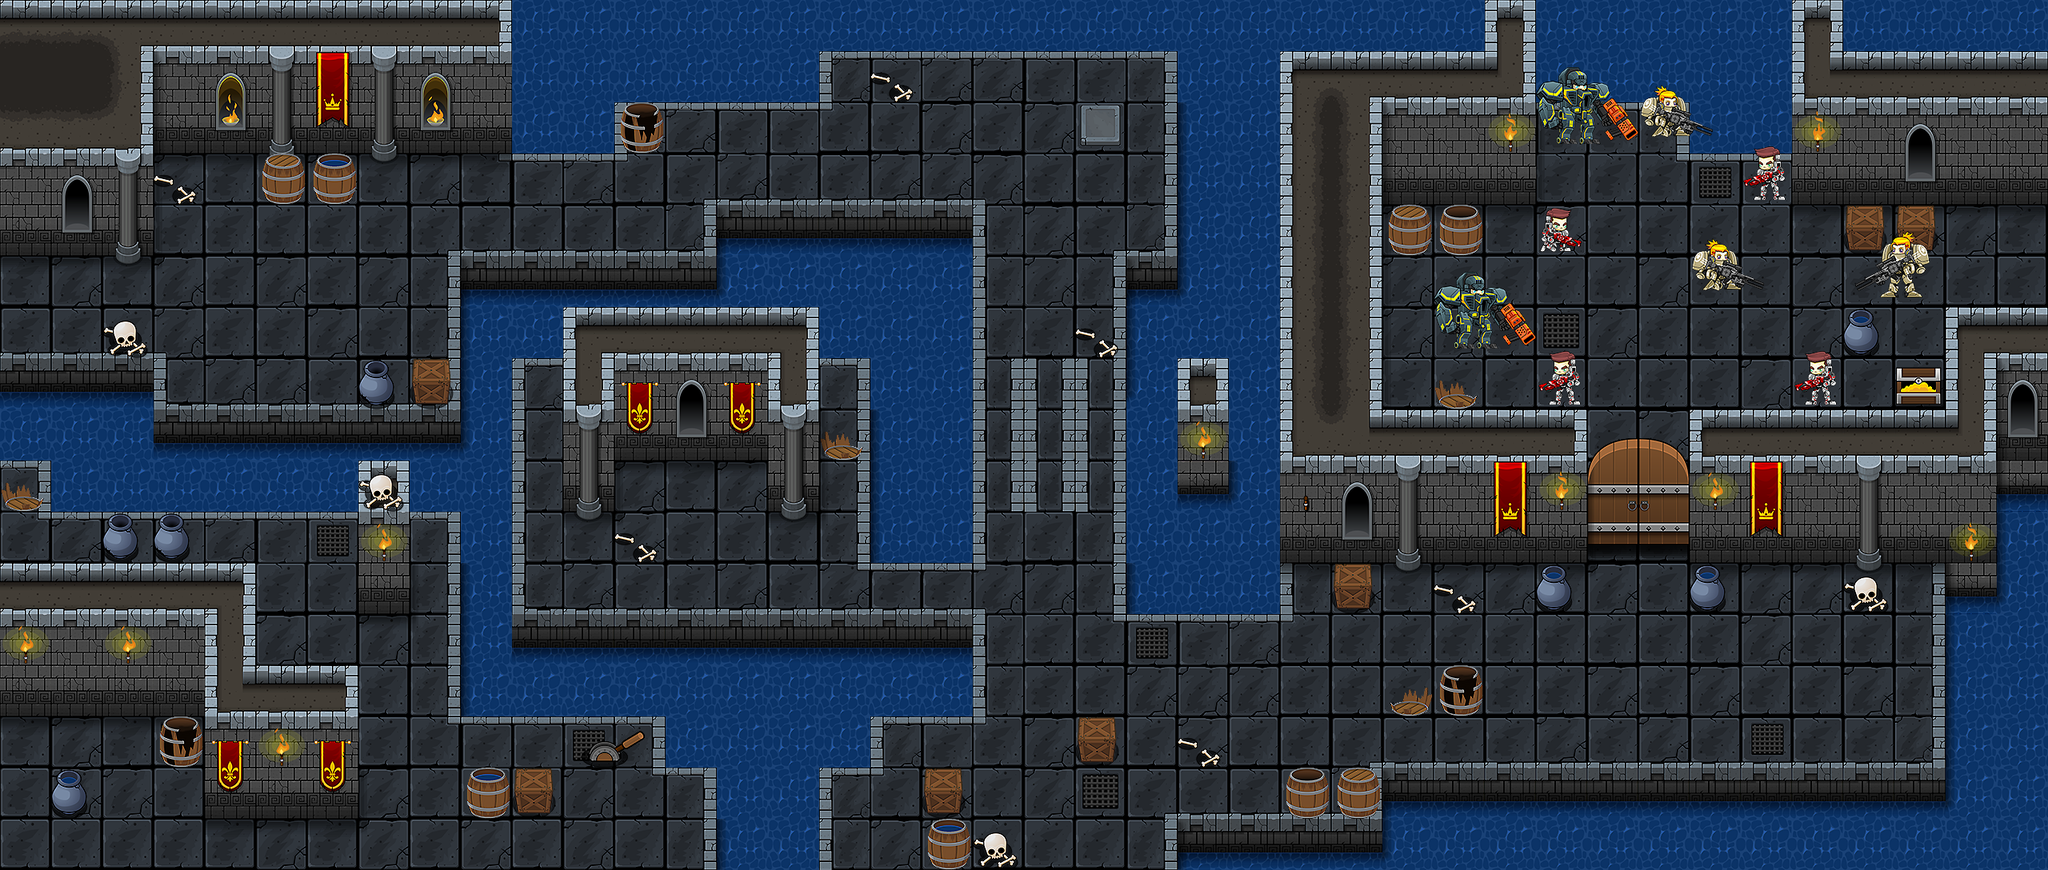

Below is a game level as drawn by its tile map, then a one-line description and the .tmx that defines it (tile-layer data replaced by summaries):
An orthogonal 40x17 tile map with 64x64 px tiles, 6 tile layers (flour, onFlour, blockLayer, sinkLayer, ...) and 7 objects.

<map version="1.2" tiledversion="1.2.1" orientation="orthogonal" renderorder="right-down" width="40" height="17" tilewidth="64" tileheight="64" infinite="0" nextlayerid="28" nextobjectid="39">
 <tileset firstgid="1" name="tileSheet04-01" tilewidth="64" tileheight="64" tilecount="325" columns="13">
  <image source="tileSheets16-01-19.png" width="832" height="1600" />
 </tileset>
 <layer id="21" name="flour" width="40" height="17">
  <data>[680 cells, 353 non-empty, 30 distinct tile ids]</data>
 </layer>
 <layer id="22" name="onFlour" width="40" height="17">
  <data>[680 cells, 25 non-empty, 14 distinct tile ids]</data>
 </layer>
 <layer id="23" name="blockLayer" width="40" height="17">
  <data>[680 cells, 181 non-empty, 49 distinct tile ids]</data>
 </layer>
 <layer id="24" name="sinkLayer" width="40" height="17">
  <data>[680 cells, 193 non-empty, 7 distinct tile ids]</data>
 </layer>
 <layer id="25" name="onBlockLayer" width="40" height="17">
  <data>[680 cells, 36 non-empty, 19 distinct tile ids]</data>
 </layer>
 <objectgroup id="6" name="playerLayer">
  <object id="3" gid="178" x="480" y="413" width="64" height="64">
   <properties>
    <property name="type" value="scene1Goal" />
   </properties>
  </object>
  <object id="4" gid="178" x="1185" y="221" width="64" height="64">
   <properties>
    <property name="type" value="scene2Goal" />
   </properties>
  </object>
  <object id="23" gid="178" x="2016" y="861" width="64" height="64">
   <properties>
    <property name="type" value="scene4Goal" />
   </properties>
  </object>
  <object id="35" gid="178" x="287" y="398" width="64" height="64">
   <properties>
    <property name="type" value="playerStartPosition" />
   </properties>
  </object>
  <object id="36" gid="178" x="1318" y="797" width="64" height="64">
   <properties>
    <property name="type" value="scene3Goal" />
   </properties>
  </object>
  <object id="37" gid="178" x="2016" y="413" width="64" height="64">
   <properties>
    <property name="type" value="scene5Goal" />
   </properties>
  </object>
 </objectgroup>
 <objectgroup id="7" name="objectLayer">
  <object id="38" gid="181" x="836.333" y="637.667" width="64" height="64">
   <properties>
    <property name="type" value="goldenKey" />
   </properties>
  </object>
 </objectgroup>
 <layer id="26" name="upperLayer" width="40" height="17">
  <data>[680 cells, 31 non-empty, 17 distinct tile ids]</data>
 </layer>
</map>
